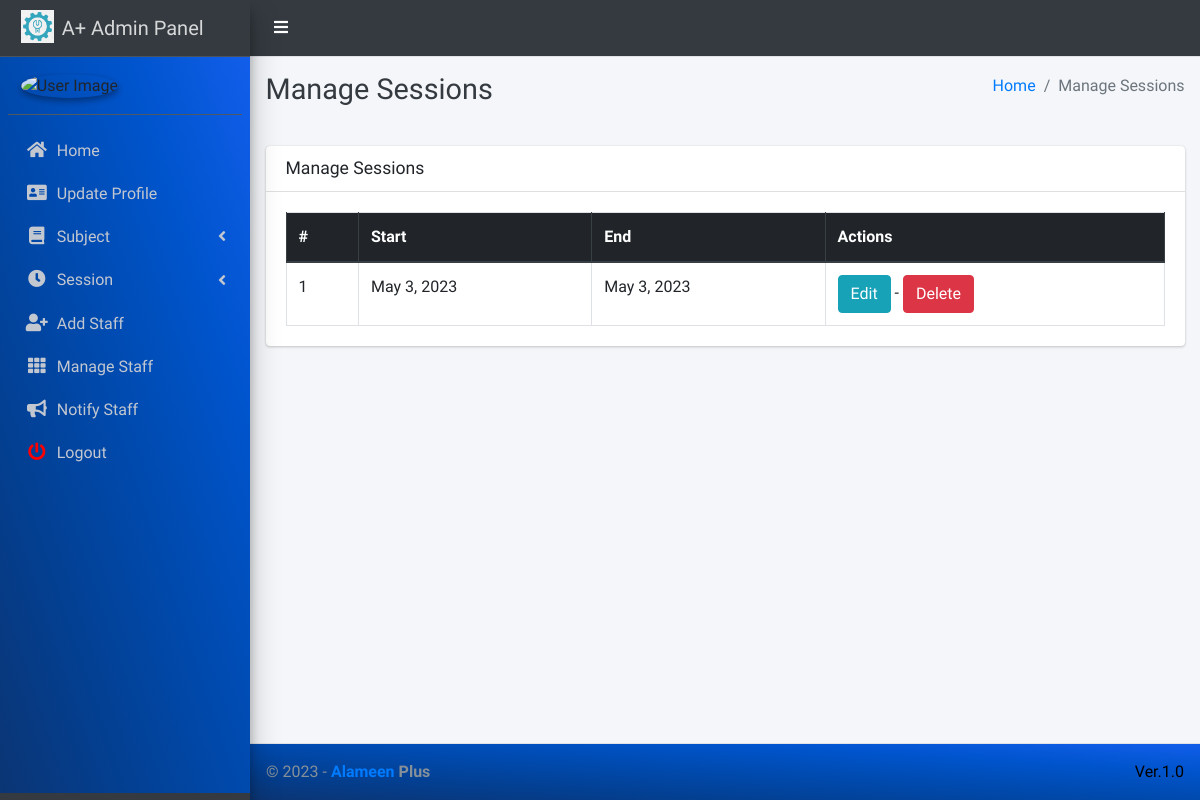
The page /session/manage/ (signed in) on the database as committed earlier.
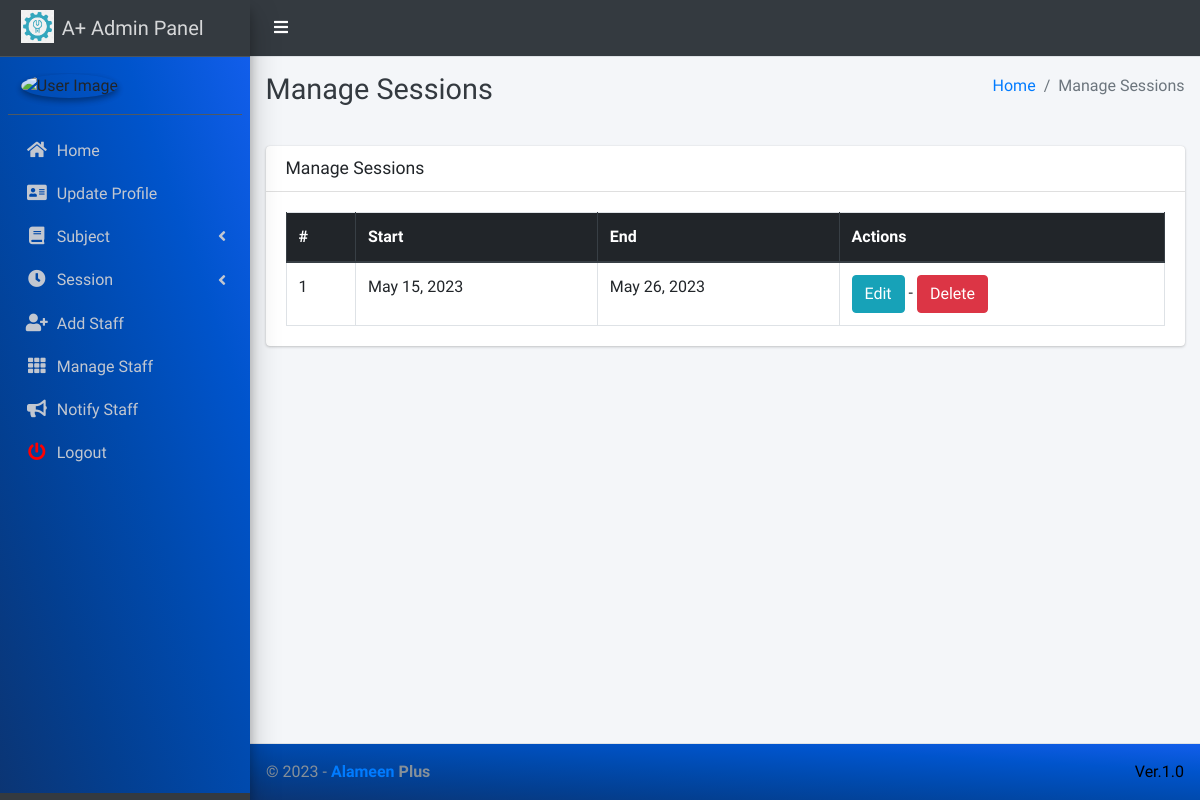
The same page on the database as committed later.
### main_app/models.py (models this page shows, shortened)
class Session(models.Model):
    start_year = models.DateField()
    end_year = models.DateField()

### main_app/hod_views.py (the view)
# urls.py: path("session/manage/", hod_views.manage_session, name='manage_session'),
@login_required(redirect_field_name="user_login")
def manage_session(request):
    sessions = Session.objects.all()
    context = {'sessions': sessions, 'page_title': 'Manage Sessions'}
    return render(request, "hod_template/manage_session.html", context)

### main_app/models.py (called while the page is built)
    def __str__(self):
        return  self.first_name + " " + self.last_name

### main_app/templates/hod_template/manage_session.html
{% extends 'main_app/base.html' %}
{% load static %}
{% block page_title %}{{page_title}}{% endblock page_title %}
{% block content %}
<section class="content">
    <div class="container-fluid">
        <div class="row">
            <div class="col-md-12">
                <div class="card">
                    <div class="card-header">
                        <h3 class="card-title">{{page_title}}</h3>
                    </div>
                    <div class="card-body">
                        <table id="example2" class="table table-bordered table-hover">
                            <thead class="thead-dark">
                                <tr>
                                    <th>#</th>
                                    <th>Start</th>
                                    <th>End</th>
                                    <th>Actions</th>
                                </tr>
                            </thead>
                            <tbody>
                                {% for session in sessions %}
                                <tr>
                                    <td>{{ forloop.counter }}</td>
                                    <td>{{session.start_year}}</td>
                                    <td>{{session.end_year}}</td>
                                    <td><a href="{% url 'edit_session' session.id %}" class="btn btn-info">Edit</a> - <a href="{% url 'delete_session' session.id %}" onclick="return confirm('Are you sure you want to delete this ?')" class="btn btn-danger">Delete</a> </td>
                                </tr>
                                {% endfor %}
                            </tbody>
                        </table>
                    </div>
                </div>
            </div>
        </div>
    </div>
</section>
{% endblock content %}

Rows that differ between the two databases and show on the page:
removed Session: start_year "May 3, 2023", end_year "May 3, 2023"
added Session: start_year "May 15, 2023", end_year "May 26, 2023"
